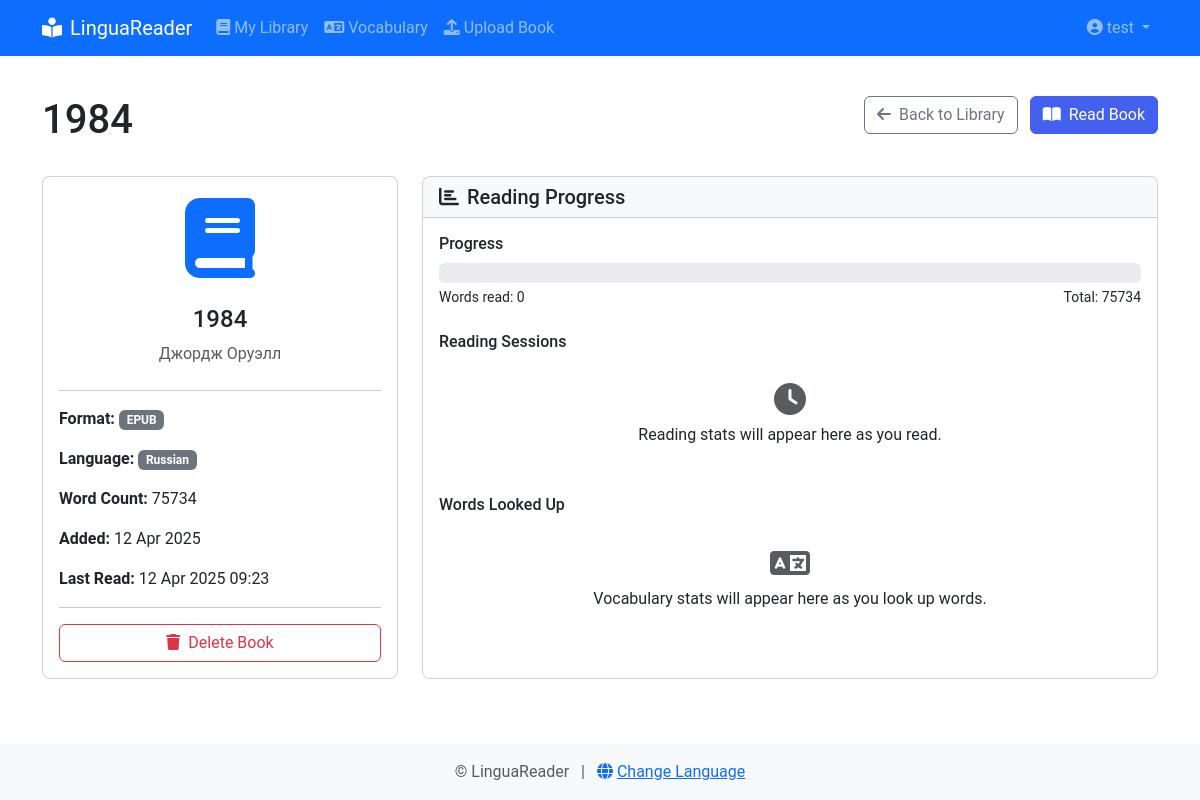
The app's page /books/book/4 (signed in), older data.
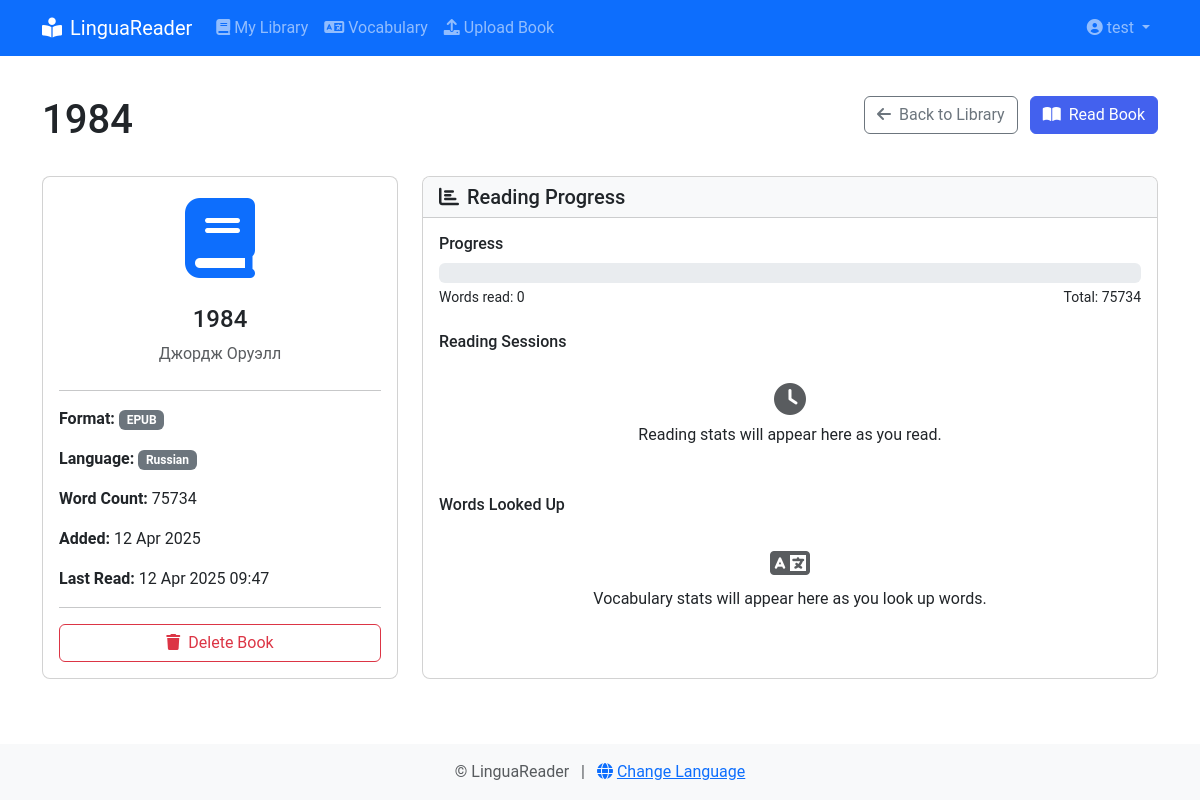
The same page, newer data.
### app/models/__init__.py (models this page shows, shortened)
class User(db.Model, UserMixin):
    __tablename__ = 'users'
    id = db.Column(db.Integer, primary_key=True)
    username = db.Column(db.String(64), unique=True, index=True)
    email = db.Column(db.String(120), unique=True, index=True)
    password_hash = db.Column(db.String(256))
    native_language = db.Column(db.String(5), default='en')
    learning_language = db.Column(db.String(5), default='de')
    created_at = db.Column(db.DateTime, default=datetime.utcnow)
    last_login = db.Column(db.DateTime, nullable=True)
    books = db.relationship('Book', backref='owner', lazy='dynamic')
    vocabulary_items = db.relationship('VocabularyItem', backref='user', lazy='dynamic')

class Book(db.Model):
    __tablename__ = 'books'
    id = db.Column(db.Integer, primary_key=True)
    title = db.Column(db.String(256), nullable=False)
    author = db.Column(db.String(256), nullable=True)
    language = db.Column(db.String(5), nullable=False)
    file_path = db.Column(db.String(512), nullable=False)
    original_filename = db.Column(db.String(256), nullable=False)
    file_type = db.Column(db.String(10), nullable=False)
    word_count = db.Column(db.Integer, default=0)
    created_at = db.Column(db.DateTime, default=datetime.utcnow)
    last_read_at = db.Column(db.DateTime, nullable=True)
    last_position = db.Column(db.Integer, default=0)  # Last reading position
    user_id = db.Column(db.Integer, db.ForeignKey('users.id'))

### app/routes/book.py (the view)
@book.route('/book/<int:book_id>')
@login_required
def book_details(book_id):
    book = Book.query.filter_by(id=book_id, user_id=current_user.id).first_or_404()
    return render_template('books/details.html', title=book.title, book=book)

### app/__init__.py (called while the page is built)
@login_manager.user_loader
def load_user(user_id):
    return User.query.get(int(user_id))

### app/templates/books/details.html (shortened to what this page needs)
{% extends "layout.html" %}
{% block content %}
<div class="row mb-4">
    <div class="col">
        <h1>{{ book.title }}</h1>
    </div>
    <div class="col-auto">
        <a href="{{ url_for('book.library') }}" class="btn btn-outline-secondary me-2">
            <i class="fas fa-arrow-left me-1"></i> {{ _('Back to Library') }}
        </a>
        <a href="{{ url_for('reader.view', book_id=book.id) }}" class="btn btn-primary">
            <i class="fas fa-book-open me-1"></i> {{ _('Read Book') }}
        </a>
    </div>
</div>
<div class="row">
    <div class="col-md-4 mb-4">
        <div class="card h-100">
            <div class="card-body">
                <div class="text-center mb-4">
                    <div class="display-1 mb-3">
                        <i class="fas fa-book text-primary"></i>
                    </div>
                    <h4>{{ book.title }}</h4>
                    <p class="text-muted">{{ book.author or _('Unknown author') }}</p>
                </div>
                <hr>
                <div class="mb-3">
                    <strong>{{ _('Format') }}:</strong>
                    <span class="badge bg-secondary">{{ book.file_type.upper() }}</span>
                </div>
                <div class="mb-3">
                    <strong>{{ _('Language') }}:</strong>
                    <span class="badge bg-{{ book.language|language_color }}">
                        {{ book.language|language_name }}
                    </span>
                </div>
                <div class="mb-3">
                    <strong>{{ _('Word Count') }}:</strong> {{ book.word_count }}
                </div>
                <div class="mb-3">
                    <strong>{{ _('Added') }}:</strong>
                    {{ book.created_at.strftime('%d %b %Y') }}
                </div>
                {% if book.last_read_at %}
                <div class="mb-3">
                    <strong>{{ _('Last Read') }}:</strong>
                    {{ book.last_read_at.strftime('%d %b %Y %H:%M') }}
                </div>
                {% endif %}
                <hr>
                <form action="{{ url_for('book.delete_book', book_id=book.id) }}" method="POST" class="d-grid gap-2" onsubmit="return confirm('{{ _('Are you sure you want to delete this book?') }}')">
                    <button type="submit" class="btn btn-outline-danger">
                        <i class="fas fa-trash me-1"></i> {{ _('Delete Book') }}
                    </button>
                </form>
            </div>
        </div>
    </div>
    <div class="col-md-8 mb-4">
        <div class="card h-100">
            <div class="card-header bg-light">
                <h5 class="mb-0">
                    <i class="fas fa-chart-bar me-2"></i>{{ _('Reading Progress') }}
                </h5>
            </div>
            <div class="card-body">
                {% if book.last_read_at %}
                <div class="mb-4">
                    <h6>{{ _('Progress') }}</h6>
                    <div class="progress" style="height: 20px;">
                    </div>
                    <div class="d-flex justify-content-between mt-1">
                        <small>{{ _('Words read:') }} {{ book.last_position }}</small>
                        <small>{{ _('Total:') }} {{ book.word_count }}</small>
                    </div>
                </div>
                <div class="mb-4">
                    <h6>{{ _('Reading Sessions') }}</h6>
                    <div class="text-center py-4">
                        <i class="fas fa-clock text-muted mb-2" style="font-size: 2rem;"></i>
                        <p class="mb-0">{{ _('Reading stats will appear here as you read.') }}</p>
                    </div>
                </div>
                <div>
                    <h6>{{ _('Words Looked Up') }}</h6>
                    <div class="text-center py-4">
                        <i class="fas fa-language text-muted mb-2" style="font-size: 2rem;"></i>
                        <p class="mb-0">{{ _('Vocabulary stats will appear here as you look up words.') }}</p>
                    </div>
                </div>
                {% endif %}
            </div>
        </div>
    </div>
</div>
{% endblock %}

### app/templates/layout.html (shortened to what this page needs)
{% block doc %}<!DOCTYPE html>
<html lang="{{ session.get('locale', 'en') }}">
<head>
    <link href="https://cdn.jsdelivr.net/npm/bootstrap@5.3.0-alpha1/dist/css/bootstrap.min.css" rel="stylesheet">
    <link rel="stylesheet" href="https://cdnjs.cloudflare.com/ajax/libs/font-awesome/6.0.0/css/all.min.css">
    <link rel="stylesheet" href="{{ url_for('static', filename='css/style.css') }}">
</head>
<body class="{% block body_class %}{% endblock %}">
    <nav class="navbar navbar-expand-lg navbar-dark bg-primary">
        <div class="container">
            <a class="navbar-brand" href="{{ url_for('book.library') }}">
                <i class="fas fa-book-reader me-2"></i>{{ _('LinguaReader') }}
            </a>
            <div class="collapse navbar-collapse" id="navbarNav">
                <ul class="navbar-nav me-auto">
                    {% if current_user.is_authenticated %}
                    <li class="nav-item">
                        <a class="nav-link {% if request.endpoint == 'book.library' %}active{% endif %}" href="{{ url_for('book.library') }}">
                            <i class="fas fa-book me-1"></i>{{ _('My Library') }}
                        </a>
                    </li>
                    <li class="nav-item">
                        <a class="nav-link {% if request.endpoint == 'reader.vocabulary' %}active{% endif %}" href="{{ url_for('reader.vocabulary') }}">
                            <i class="fas fa-language me-1"></i>{{ _('Vocabulary') }}
                        </a>
                    </li>
                    <li class="nav-item">
                        <a class="nav-link {% if request.endpoint == 'book.upload' %}active{% endif %}" href="{{ url_for('book.upload') }}">
                            <i class="fas fa-upload me-1"></i>{{ _('Upload Book') }}
                        </a>
                    </li>
                    {% endif %}
                </ul>
                <ul class="navbar-nav">
                    {% if current_user.is_authenticated %}
                    <li class="nav-item dropdown">
                        <a class="nav-link dropdown-toggle" href="#" id="userDropdown" role="button" data-bs-toggle="dropdown">
                            <i class="fas fa-user-circle me-1"></i>{{ current_user.username }}
                        </a>
                    </li>
                    {% endif %}
                </ul>
            </div>
        </div>
    </nav>
    <main class="container my-4">
        {% block content %}{% endblock %}
    </main>
    <footer class="bg-light py-3 mt-auto">
        <div class="container text-center">
            <p class="text-muted mb-0">
                &copy; {{ _('LinguaReader') }} {{ now.year }}
                <span class="mx-2">|</span>
                <a href="#" data-bs-toggle="modal" data-bs-target="#languageModal">
                    <i class="fas fa-globe me-1"></i>{{ _('Change Language') }}
                </a>
            </p>
        </div>
    </footer>
</body>
</html>{% endblock %}

### app/static/css/style.css (style rules this page uses)
:root { --primary-color: #4361ee; --secondary-color: #3f37c9; --accent-color: #4895ef; --success-color: #4cc9f0; --warning-color: #f72585; --info-color: #560bad; --light-color: #f8f9fa; --dark-color: #212529; }
body { font-family: 'Roboto', 'Segoe UI', sans-serif; min-height: 100vh; display: flex; flex-direction: column; }
main { flex: 1 0 auto; }
footer { flex-shrink: 0; margin-top: auto; }
.card { transition: transform 0.2s, box-shadow 0.2s; border-radius: 0.5rem; overflow: hidden; }
.progress { height: 5px; margin-top: 10px; }
.btn-primary { background-color: var(--primary-color); border-color: var(--primary-color); }

Row changes from the older to the newer data that the page shows:
changed Book "Джордж Оруэлл": last_read_at "12 Apr 2025 09:23" → "12 Apr 2025 09:47"
